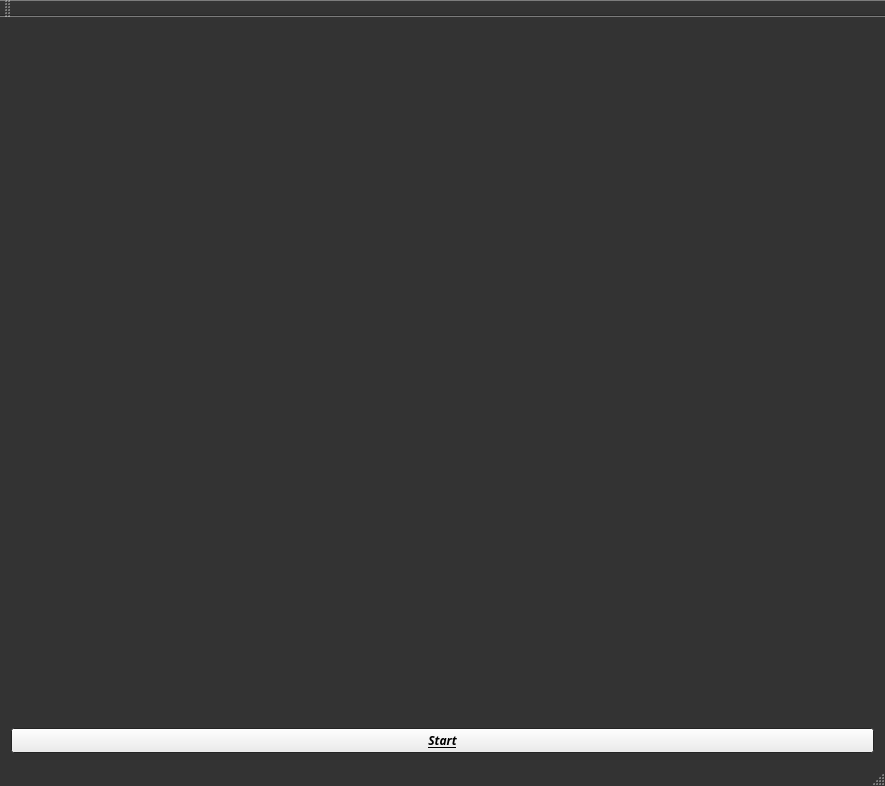
<?xml version="1.0" encoding="UTF-8"?>
<ui version="4.0">
 <class>MainWindow</class>
 <widget class="QMainWindow" name="MainWindow">
  <property name="enabled">
   <bool>true</bool>
  </property>
  <property name="geometry">
   <rect>
    <x>0</x>
    <y>0</y>
    <width>885</width>
    <height>786</height>
   </rect>
  </property>
  <property name="sizePolicy">
   <sizepolicy hsizetype="Expanding" vsizetype="Expanding">
    <horstretch>0</horstretch>
    <verstretch>0</verstretch>
   </sizepolicy>
  </property>
  <property name="palette">
   <palette>
    <active>
     <colorrole role="WindowText">
      <brush brushstyle="SolidPattern">
       <color alpha="255">
        <red>255</red>
        <green>255</green>
        <blue>255</blue>
       </color>
      </brush>
     </colorrole>
     <colorrole role="Button">
      <brush brushstyle="SolidPattern">
       <color alpha="255">
        <red>44</red>
        <green>239</green>
        <blue>227</blue>
       </color>
      </brush>
     </colorrole>
     <colorrole role="Light">
      <brush brushstyle="SolidPattern">
       <color alpha="255">
        <red>36</red>
        <green>232</green>
        <blue>255</blue>
       </color>
      </brush>
     </colorrole>
     <colorrole role="Base">
      <brush brushstyle="SolidPattern">
       <color alpha="255">
        <red>51</red>
        <green>51</green>
        <blue>51</blue>
       </color>
      </brush>
     </colorrole>
     <colorrole role="Window">
      <brush brushstyle="SolidPattern">
       <color alpha="255">
        <red>51</red>
        <green>51</green>
        <blue>51</blue>
       </color>
      </brush>
     </colorrole>
     <colorrole role="Shadow">
      <brush brushstyle="SolidPattern">
       <color alpha="255">
        <red>51</red>
        <green>51</green>
        <blue>51</blue>
       </color>
      </brush>
     </colorrole>
     <colorrole role="Highlight">
      <brush brushstyle="SolidPattern">
       <color alpha="255">
        <red>52</red>
        <green>237</green>
        <blue>255</blue>
       </color>
      </brush>
     </colorrole>
     <colorrole role="Link">
      <brush brushstyle="SolidPattern">
       <color alpha="255">
        <red>64</red>
        <green>244</green>
        <blue>255</blue>
       </color>
      </brush>
     </colorrole>
     <colorrole role="AlternateBase">
      <brush brushstyle="SolidPattern">
       <color alpha="255">
        <red>51</red>
        <green>51</green>
        <blue>51</blue>
       </color>
      </brush>
     </colorrole>
    </active>
    <inactive>
     <colorrole role="WindowText">
      <brush brushstyle="SolidPattern">
       <color alpha="255">
        <red>255</red>
        <green>255</green>
        <blue>255</blue>
       </color>
      </brush>
     </colorrole>
     <colorrole role="Button">
      <brush brushstyle="SolidPattern">
       <color alpha="255">
        <red>236</red>
        <green>236</green>
        <blue>236</blue>
       </color>
      </brush>
     </colorrole>
     <colorrole role="Light">
      <brush brushstyle="SolidPattern">
       <color alpha="255">
        <red>255</red>
        <green>255</green>
        <blue>255</blue>
       </color>
      </brush>
     </colorrole>
     <colorrole role="Base">
      <brush brushstyle="SolidPattern">
       <color alpha="255">
        <red>51</red>
        <green>51</green>
        <blue>51</blue>
       </color>
      </brush>
     </colorrole>
     <colorrole role="Window">
      <brush brushstyle="SolidPattern">
       <color alpha="255">
        <red>51</red>
        <green>51</green>
        <blue>51</blue>
       </color>
      </brush>
     </colorrole>
     <colorrole role="Shadow">
      <brush brushstyle="SolidPattern">
       <color alpha="255">
        <red>51</red>
        <green>51</green>
        <blue>51</blue>
       </color>
      </brush>
     </colorrole>
     <colorrole role="Highlight">
      <brush brushstyle="SolidPattern">
       <color alpha="255">
        <red>52</red>
        <green>237</green>
        <blue>255</blue>
       </color>
      </brush>
     </colorrole>
     <colorrole role="Link">
      <brush brushstyle="SolidPattern">
       <color alpha="255">
        <red>64</red>
        <green>244</green>
        <blue>255</blue>
       </color>
      </brush>
     </colorrole>
     <colorrole role="AlternateBase">
      <brush brushstyle="SolidPattern">
       <color alpha="255">
        <red>51</red>
        <green>51</green>
        <blue>51</blue>
       </color>
      </brush>
     </colorrole>
    </inactive>
    <disabled>
     <colorrole role="WindowText">
      <brush brushstyle="SolidPattern">
       <color alpha="255">
        <red>127</red>
        <green>127</green>
        <blue>127</blue>
       </color>
      </brush>
     </colorrole>
     <colorrole role="Button">
      <brush brushstyle="SolidPattern">
       <color alpha="255">
        <red>236</red>
        <green>236</green>
        <blue>236</blue>
       </color>
      </brush>
     </colorrole>
     <colorrole role="Light">
      <brush brushstyle="SolidPattern">
       <color alpha="255">
        <red>255</red>
        <green>255</green>
        <blue>255</blue>
       </color>
      </brush>
     </colorrole>
     <colorrole role="Base">
      <brush brushstyle="SolidPattern">
       <color alpha="255">
        <red>51</red>
        <green>51</green>
        <blue>51</blue>
       </color>
      </brush>
     </colorrole>
     <colorrole role="Window">
      <brush brushstyle="SolidPattern">
       <color alpha="255">
        <red>51</red>
        <green>51</green>
        <blue>51</blue>
       </color>
      </brush>
     </colorrole>
     <colorrole role="Shadow">
      <brush brushstyle="SolidPattern">
       <color alpha="255">
        <red>51</red>
        <green>51</green>
        <blue>51</blue>
       </color>
      </brush>
     </colorrole>
     <colorrole role="Highlight">
      <brush brushstyle="SolidPattern">
       <color alpha="255">
        <red>212</red>
        <green>212</green>
        <blue>212</blue>
       </color>
      </brush>
     </colorrole>
     <colorrole role="Link">
      <brush brushstyle="SolidPattern">
       <color alpha="255">
        <red>64</red>
        <green>244</green>
        <blue>255</blue>
       </color>
      </brush>
     </colorrole>
     <colorrole role="AlternateBase">
      <brush brushstyle="SolidPattern">
       <color alpha="255">
        <red>51</red>
        <green>51</green>
        <blue>51</blue>
       </color>
      </brush>
     </colorrole>
    </disabled>
   </palette>
  </property>
  <property name="font">
   <font>
    <kerning>false</kerning>
   </font>
  </property>
  <property name="cursor">
   <cursorShape>PointingHandCursor</cursorShape>
  </property>
  <property name="windowTitle">
   <string>Axolotl Development</string>
  </property>
  <property name="windowOpacity">
   <double>1.000000000000000</double>
  </property>
  <property name="layoutDirection">
   <enum>Qt::LeftToRight</enum>
  </property>
  <property name="autoFillBackground">
   <bool>true</bool>
  </property>
  <property name="tabShape">
   <enum>QTabWidget::Triangular</enum>
  </property>
  <widget class="QWidget" name="centralWidget">
   <layout class="QGridLayout" name="gridLayout">
    <item row="2" column="1" colspan="2">
     <widget class="QLabel" name="label">
      <property name="sizePolicy">
       <sizepolicy hsizetype="Minimum" vsizetype="Preferred">
        <horstretch>0</horstretch>
        <verstretch>0</verstretch>
       </sizepolicy>
      </property>
      <property name="frameShape">
       <enum>QFrame::NoFrame</enum>
      </property>
      <property name="text">
       <string/>
      </property>
      <property name="pixmap">
       <pixmap resource="logo.qrc">:/new/prefix1/Logo.png</pixmap>
      </property>
      <property name="scaledContents">
       <bool>true</bool>
      </property>
     </widget>
    </item>
    <item row="4" column="1" colspan="2">
     <widget class="QPushButton" name="pushButton">
      <property name="sizePolicy">
       <sizepolicy hsizetype="Minimum" vsizetype="Fixed">
        <horstretch>0</horstretch>
        <verstretch>0</verstretch>
       </sizepolicy>
      </property>
      <property name="font">
       <font>
        <family>Big Caslon</family>
        <weight>75</weight>
        <italic>true</italic>
        <bold>true</bold>
        <underline>true</underline>
        <strikeout>false</strikeout>
       </font>
      </property>
      <property name="text">
       <string>Start</string>
      </property>
      <property name="flat">
       <bool>false</bool>
      </property>
     </widget>
    </item>
   </layout>
  </widget>
  <widget class="QMenuBar" name="menuBar">
   <property name="geometry">
    <rect>
     <x>0</x>
     <y>0</y>
     <width>885</width>
     <height>22</height>
    </rect>
   </property>
  </widget>
  <widget class="QToolBar" name="mainToolBar">
   <attribute name="toolBarArea">
    <enum>TopToolBarArea</enum>
   </attribute>
   <attribute name="toolBarBreak">
    <bool>false</bool>
   </attribute>
  </widget>
  <widget class="QStatusBar" name="statusBar"/>
 </widget>
 <layoutdefault spacing="6" margin="11"/>
 <resources>
  <include location="logo.qrc"/>
 </resources>
 <connections/>
</ui>
